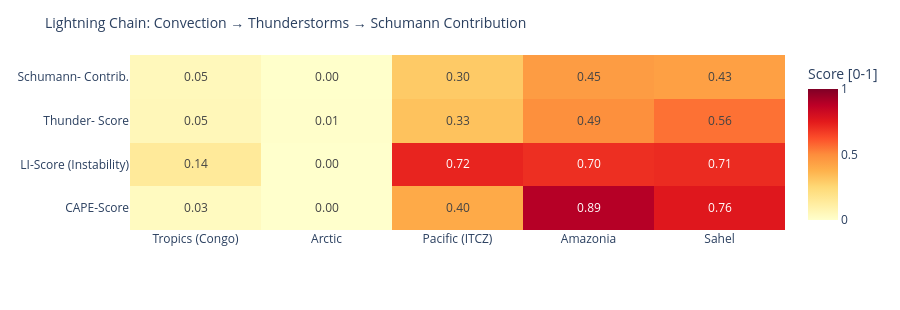

Write notebook code for a chart like this one.
### Code cell
# ============================================================
# LIGHTNING CHAIN: Convection → Thunderstorms → Schumann
# Shows the causal chain per measurement point as heatmap
# ============================================================

def cape_score(v):
    """CAPE → normalized score [0,1]"""
    if v is None or pd.isna(v): return 0.0
    return min(1.0, float(v) / 3000)

def li_score(v):
    """Lifted Index: negative = unstable → score [0,1]"""
    if v is None or pd.isna(v): return 0.3
    return min(1.0, max(0.0, (-float(v) + 6) / 12))

def cloud_score(v):
    if v is None or pd.isna(v): return 0.3
    return float(v) / 100

def thunder_score(row):
    """Kombinierter Gewitterwahrscheinlichkeits-Score
    CAPE + LI + Bedeckung + WMO-Gewitter + konvektiver Niederschlag (showers)
    Hinweis: X-Ray und Kp sind kein Bestandteil – nur geomagn./solarer Kontext.
    """
    cs = cape_score(row.get('cape'))
    ls = li_score(row.get('li'))
    cl = cloud_score(row.get('cloud'))
    t  = 1.0 if row.get('thunderstorm') else 0.0
    # Convective precipitation (showers) as additional indicator
    sh = min(1.0, (row.get('showers') or 0) / 5.0)
    return round(cs * 0.30 + ls * 0.25 + cl * 0.15 + t * 0.20 + sh * 0.10, 3)

def schumann_contribution(t_score, lat):
    """Schumann contribution: higher in tropics (±30°), scaled by thunderstorm score"""
    lat_weight = max(0.3, 1.0 - abs(lat) / 60)
    return round(t_score * lat_weight, 3)

df_atm['cape_score']   = df_atm.apply(lambda r: cape_score(r['cape']), axis=1)
df_atm['li_score']     = df_atm.apply(lambda r: li_score(r['li']),    axis=1)
df_atm['thunder_score']= df_atm.apply(lambda r: thunder_score(r.to_dict()), axis=1)
df_atm['schumann_contribution'] = df_atm.apply(
    lambda r: schumann_contribution(r['thunder_score'], r['lat']), axis=1)

metrics = ['cape_score', 'li_score', 'thunder_score', 'schumann_contribution']
labels  = ['CAPE-Score', 'LI-Score\n(Instability)', 'Thunder-\nScore', 'Schumann-\nContrib.']
z_data  = [df_atm[m].tolist() for m in metrics]

fig = go.Figure(go.Heatmap(
    z=z_data,
    x=df_atm['point'].tolist(),
    y=labels,
    colorscale='YlOrRd',
    zmin=0, zmax=1,
    text=[[f'{v:.2f}' for v in row] for row in z_data],
    texttemplate='%{text}', textfont=dict(size=12),
    colorbar=dict(title='Score [0-1]')
))
fig.update_layout(
    title=dict(text='Lightning Chain: Convection → Thunderstorms → Schumann Contribution', font=dict(size=14)),
    height=310,
    plot_bgcolor='rgba(0,0,0,0)', paper_bgcolor='rgba(0,0,0,0)',
    margin=dict(l=130, r=80, t=55, b=80)
)
fig.show()

### Figure 1 — Plotly figure (JSON) as saved in the notebook; plotly's stock layout.template omitted (floating-point values rounded to 4 significant figures)
{"data": [{"colorbar": {"title": {"text": "Score [0-1]"}}, "colorscale": [[0.0, "rgb(255,255,204)"], [0.125, "rgb(255,237,160)"], [0.25, "rgb(254,217,118)"], [0.375, "rgb(254,178,76)"], [0.5, "rgb(253,141,60)"], [0.625, "rgb(252,78,42)"], [0.75, "rgb(227,26,28)"], [0.875, "rgb(189,0,38)"], [1.0, "rgb(128,0,38)"]], "text": [["0.03", "0.00", "0.40", "0.89", "0.76"], ["0.14", "0.00", "0.72", "0.70", "0.71"], ["0.05", "0.01", "0.33", "0.49", "0.56"], ["0.05", "0.00", "0.30", "0.45", "0.43"]], "textfont": {"size": 12}, "texttemplate": "%{text}", "type": "heatmap", "x": ["Tropics (Congo)", "Arctic", "Pacific (ITCZ)", "Amazonia", "Sahel"], "y": ["CAPE-Score", "LI-Score\n(Instability)", "Thunder-\nScore", "Schumann-\nContrib."], "z": [[0.03333, 0.0, 0.4033, 0.89, 0.7633], [0.1417, 0.0, 0.725, 0.7, 0.7083], [0.053, 0.006, 0.325, 0.49, 0.555], [0.049, 0.002, 0.298, 0.449, 0.435]], "zmax": 1, "zmin": 0}], "layout": {"height": 310, "margin": {"b": 80, "l": 130, "r": 80, "t": 55}, "paper_bgcolor": "rgba(0,0,0,0)", "plot_bgcolor": "rgba(0,0,0,0)", "title": {"font": {"size": 14}, "text": "Lightning Chain: Convection → Thunderstorms → Schumann Contribution"}}}
